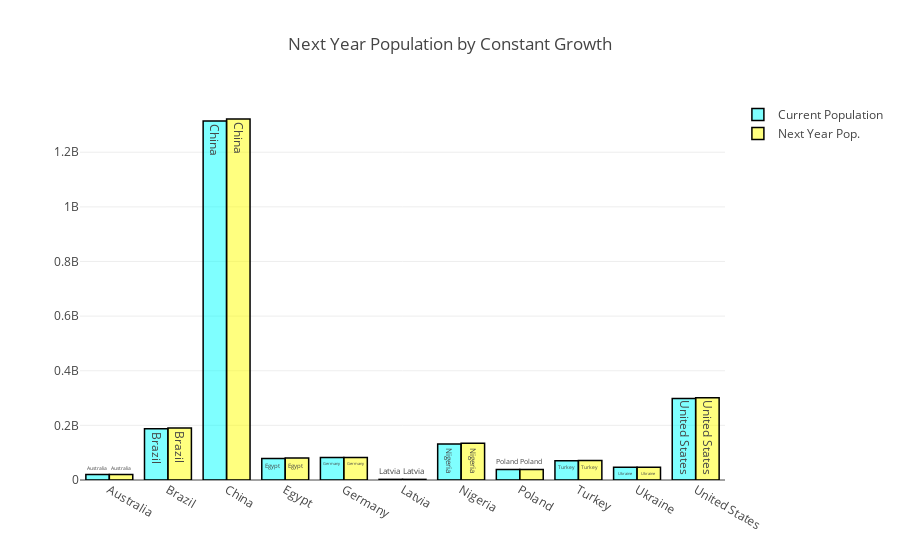

Source (notebook cell):
### Code cell
trace1 = go.Bar(
                x = max_pop.Country,
                y = max_pop.Population,
                name = "Current Population",
                marker = dict(color = 'rgba(0, 255, 255, 0.5)',
                             line=dict(color='rgb(0,0,0)',width=1.5)),
                text = max_pop.Country)
trace2 = go.Bar(
                x = max_pop.Country,
                y = max_pop["Next Year Pop."],
                name = "Next Year Pop.",
                marker = dict(color = 'rgba(255, 255, 0, 0.5)',
                              line=dict(color='rgb(0,0,0)',width=1.5)),
                text = max_pop.Country)
data1 = [trace1, trace2]
layout = go.Layout(barmode = "group",title="Next Year Population by Constant Growth")
fig = go.Figure(data = data1, layout = layout)
iplot(fig)

### Figure 1 — Plotly figure (JSON) as saved in the notebook; plotly's stock layout.template omitted (floating-point values rounded to 4 significant figures)
{"data": [{"marker": {"color": "rgba(0, 255, 255, 0.5)", "line": {"color": "rgb(0,0,0)", "width": 1.5}}, "name": "Current Population", "text": ["Australia ", "Brazil ", "China ", "Egypt ", "Germany ", "Latvia ", "Nigeria ", "Poland ", "Turkey ", "Ukraine ", "United States "], "type": "bar", "uid": "4ff1fb23-116f-4267-81a3-7de20d6d5e64", "x": ["Australia ", "Brazil ", "China ", "Egypt ", "Germany ", "Latvia ", "Nigeria ", "Poland ", "Turkey ", "Ukraine ", "United States "], "y": [20264082, 188078227, 1313973713, 78887007, 82422299, 2274735, 131859731, 38536869, 70413958, 46710816, 298444215]}, {"marker": {"color": "rgba(255, 255, 0, 0.5)", "line": {"color": "rgb(0,0,0)", "width": 1.5}}, "name": "Next Year Pop.", "text": ["Australia ", "Brazil ", "China ", "Egypt ", "Germany ", "Latvia ", "Nigeria ", "Poland ", "Turkey ", "Ukraine ", "United States "], "type": "bar", "uid": "8feb6221-3ad3-4616-98eb-3a0ad335fb6c", "x": ["Australia ", "Brazil ", "China ", "Egypt ", "Germany ", "Latvia ", "Nigeria ", "Poland ", "Turkey ", "Ukraine ", "United States "], "y": [20440000.0, 190000000.0, 1322000000.0, 80270000.0, 82410000.0, 2260000.0, 135000000.0, 38520000.0, 71160000.0, 46430000.0, 301200000.0]}], "layout": {"barmode": "group", "title": {"text": "Next Year Population by Constant Growth"}}}
